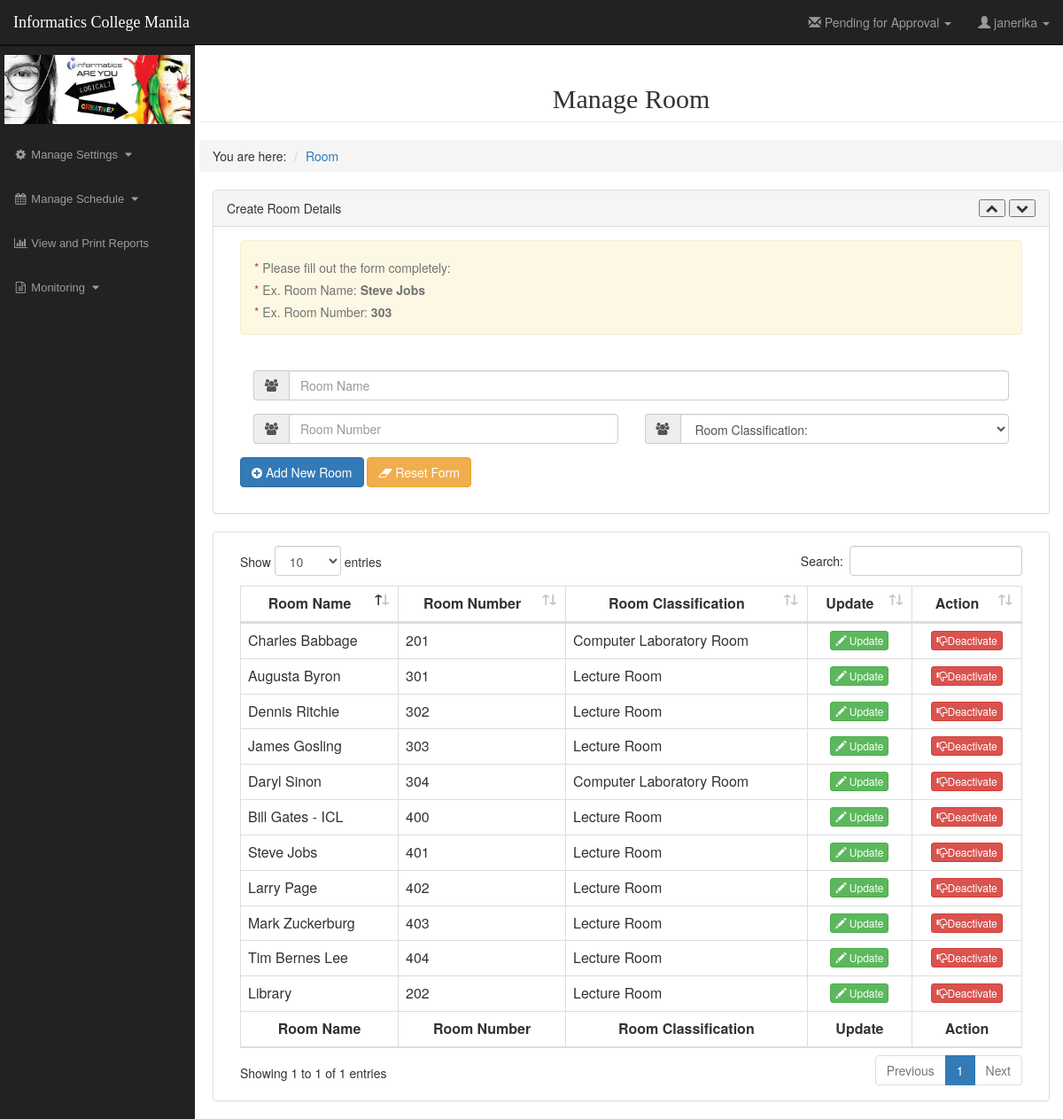
Screenshot of /room.php (signed in) with the database file from the repository.
### tables this page shows
CREATE TABLE `rooms` (
  `room_id` int(11) NOT NULL,
  `room_number` varchar(10) NOT NULL,
  `room_name` varchar(70) NOT NULL,
  `room_classification` int(11) NOT NULL,
  `room_status` varchar(10) NOT NULL
);

CREATE TABLE `room_class` (
  `room_class_id` int(11) NOT NULL,
  `room_class` varchar(50) NOT NULL
);

### room.php (the view, shortened to what this page needs)
<?php
require ("dashboard.php");
require('server/p_db_connection.php');
?>
<!DOCTYPE html>
<html>
<head>
<link href="bootstrap/datatables/dataTables.bootstrap4.css" rel="stylesheet">
</head>
<body>
      <div class="row">
        <div class="col-lg-12">
          <h2 class="page-header"> <center>Manage Room</center></h2>
        </div>
      </div>
      <ul class="breadcrumb">
          <li>You are here:</li>
          <li class="active" title="Room"><a href="room.php">Room</a></li>
      </ul>
          <div class="container-fluid">
          <div class="row">
          <div class="col-lg-12">
          <div class="panel panel-default">
            <div class="panel-heading" id="head-add"> Create Room Details
             <button class="fa fa-chevron-down col-md-0 pull-right" id="down"></button>
              <button class="fa fa-chevron-up col-md-0 pull-right" id="up"></button>
            </div>
            <div class="panel-body" id="body1">
            <div class="col-lg-12">
                <form action="server/p_add_room.php" method="POST" autocomplete="off" id="form">
                <div class="alert alert-warning">
                    <p class="help-block"><span class="text-danger" style="margin-right:5px, padding-bottom: 5px; ">*</span> Please fill out the form completely:</p>
                     <p class="help-block"><span class="text-danger" style="margin-right:5px, padding-bottom: 5px; ">*</span> Ex. Room Name: <b> Steve Jobs </b></p>
                      <p class="help-block"><span class="text-danger" style="margin-right:5px, padding-bottom: 5px; ">*</span> Ex. Room Number: <b> 303</b></p>
                </div>
                    <div class="form-group col-md-12">
                      <div class="input-group">
                        <span class="input-group-addon"><span class="fa fa-users"></span>
                        </span>
                        <input type="text" name="room_name" class="form-control" placeholder="Room Name" autofocus required>
                      </div>
                    </div>
                    <div class="form-group col-md-6">
                      <div class="input-group">
                        <span class="input-group-addon"><span class="fa fa-users"></span>
                        </span>
                        <input type="number" name="room_number" min="1" max="404" class="form-control" placeholder="Room Number" required>
                      </div>
                    </div>
                     <div class="form-group col-md-6">
                      <div class="input-group">
                        <span class="input-group-addon"><span class="fa fa-users"></span>
                        </span>
                        <select class="form-control" name="room_class" placeholder="Room Classification" type="text" required>
                          <option value=""> Room Classification:</option>
                        </select>
                      </div>
                    </div>
                    <button type="submit" class="btn btn-primary" name="submit" value='submit'><i class="fa fa-plus-circle"></i> Add New Room</button>
                    <button class="btn btn-warning" type="button" onclick="myFunction()"><i class="fa fa-eraser"></i> Reset Form</button>
        </form>
        </div>
        </div>
        </div>
        </div>
        </div>
        </div>
       <div class="container-fluid">
        <div class="panel panel-default">
        <div class="panel-header">
        <div class="panel-body">
        <div class="table-responsive">
          <table class="table table-bordered" id="dataTable" width="100%" cellspacing="0">
              <thead class="thead-inverse">
                <tr>
                    <th style="text-align: center;">Room Name</th>
                    <th style="text-align: center;">Room Number</th>
                    <th style="text-align: center;">Room Classification</th>
                    <th style="text-align: center;">Update</th>
                    <th style="text-align: center;">Action</th>
                </tr>
              </thead>
              <tfoot class="thead-inverse">
                <tr>
                    <th style="text-align: center;">Room Name</th>
                    <th style="text-align: center;">Room Number</th>
                    <th style="text-align: center;">Room Classification</th>
                    <th style="text-align: center;">Update</th>
                    <th style="text-align: center;">Action</th>
                </tr>
              </tfoot>
                <?php
                  $room_retrieve = 'SELECT * FROM rooms LEFT JOIN room_class as rc ON rooms.room_classification=rc.room_class_id';
                  $room_query = mysqli_query($conn, $room_retrieve);
                  if($room_query){
                    while ($room_result = mysqli_fetch_assoc($room_query)){
                ?>
              <tbody>
                <tr>
                  <?php if($room_result['room_status'] == "Activated") { ?>
                  <td><?php echo $room_result['room_name']; ?></td>
                  <td><?php echo $room_result['room_number']; ?></td>
                  <td><?php echo $room_result['room_class']; ?></td>
                  <td style="text-align: center;">
                    <button type="button" class="btn btn-success btn-xs" data-toggle="modal" data-target="#update<?php echo $room_result['room_id']; ?>" id="#edit">
                    <span class="glyphicon glyphicon-pencil"></span> Update</button>
                  </td>
                    <?php } ?>
                 <td style="text-align: center;">
                  <?php if($room_result['room_status'] != "Activated") { ?>
                            <button type="button" class="btn btn-primary btn-xs" id="<?php echo $room_result['room_id']; ?>" onclick="window.location.href='server/activate_account_room.php?status=Activated&roomid=<?php echo $room_result['room_id'] ?>'"><span class="glyphicon glyphicon-thumbs-up"></span>Activate</button>
                            <?php } else { ?>
                            <button type="button" class="btn btn-danger btn-xs" id="<?php echo $room_result['room_id']; ?>" onclick="window.location.href='server/activate_account_room.php?status=Deactivated&roomid=<?php echo $room_result['room_id'] ?>'"><span class="glyphicon glyphicon-thumbs-down"></span>Deactivate</button>
                            <?php } ?>
                </tr>
              </tbody>
              <?php
              }
              }
              ?>
            </div>
        </div>
        </div>
        </div>
</body>
</html>

### dashboard.php (shortened to what this page needs)
<!DOCTYPE html>
<html lang="en">
<head>
    <link rel="stylesheet" type="text/css" href="bootstrap/css/bootstrap.min.css">
    <link href="bootstrap/datatables/dataTables.bootstrap4.css" rel="stylesheet">
    <link rel="stylesheet" type="text/css" href="bootstrap/css/sb-admin.css">
    <link href="fa/css/font-awesome.min.css" rel="stylesheet" type="text/css">
</head>
<body>
<div id="wrapper">
        <nav class="navbar navbar-inverse navbar-fixed-top" role="navigation">
        <div class="navbar-header">
            <a class="navbar-brand">Informatics College Manila</a>
        </div>
        <ul class="nav navbar-right top-nav">
        <li class="dropdown">
                <a href="#" class="dropdown-toggle" data-toggle="dropdown"><i class="glyphicon glyphicon-envelope"></i> Pending for Approval  <b class="caret"></b></a>
        </li>
        <li class="dropdown">
            <a href="#Username" class="dropdown-toggle" data-toggle="dropdown"><i class="glyphicon glyphicon-user"></i> <?php echo $_SESSION['user_name'];?> <b class="caret"></b></a>
        </li>
        </ul>
        <div class="nav-side-menu collapse navbar-collapse navbar-ex1-collapse" id="accordion">
            <ul class="nav navbar-nav side-nav">
                <div class="profile-userpic"><img src="images/bg3.jpg" class="img-responsive">
                </div>
                <li>
                    <a href="#ManageSettings" data-toggle="collapse" data-parent="accordion" data-target="#1" id="manage"><i class="fa fa-fw fa-gear"></i> Manage Settings <i class="fa fa-fw fa-caret-down"></i></a>
                </li>
                <li>
                    <a href="#ManageSchedule" data-toggle="collapse" data-parent="accordion" data-target="#2"><i class="fa fa-fw fa-calendar"></i> Manage Schedule <i class="fa fa-fw fa-caret-down"></i></a>
                </li>
                <li>
                    <a href="view_reports_class.php" data-toggle="collapse" data-parent="accordion" data-target="#3"><i class="fa fa-fw fa-bar-chart"></i> View and Print Reports </a>
                </li>
                <li>
                    <a href="#Monitoring" data-toggle="collapse" data-parent="accordion" data-target="#4"><i class="fa fa-fw fa-file-text-o"></i> Monitoring <i class="fa fa-fw fa-caret-down"></i></a>
                </li>
            </ul>
        </div>
        </nav>
</body>
</html>

### dashboard.php (style rules this page uses)
body { background-color: white; }
a.navbar-brand { font-family: Georgia Extrabold; }
@media (min-width:768px) { .side-nav { position: fixed; top: 50px; left: 225px; width: 220px; border: none; border-radius: 0; border-top: 2px rgba(0,0,0,.5) solid; overflow-y: auto; bottom: 0; overflow-x: hidden; padding-bottom: 40px; color: white; } }
@media (min-width:768px) { .nav-side-menu { overflow: auto; font-family: arial; font-size: 13px; font-weight: 200; background-color: white; position: fixed; top: 0px; width: 300px; height: 100%; } }
.profile-userpic { margin-top: 10px; margin-bottom: 10px; margin-left: 5px; margin-right: 5px; }
.page-header { font-family: Georgia ExtraBold; margin-top: 25px; }

### rows the page displays
rooms: room_name "Charles Babbage", room_number "201", room_class.room_class "Computer Laboratory Room"
rooms: room_name "Augusta Byron", room_number "301", room_class.room_class "Lecture Room"
rooms: room_name "Dennis Ritchie", room_number "302", room_class.room_class "Lecture Room"
rooms: room_name "James Gosling", room_number "303", room_class.room_class "Lecture Room"
rooms: room_name "Daryl Sinon", room_number "304", room_class.room_class "Computer Laboratory Room"
rooms: room_name "Bill Gates - ICL", room_number "400", room_class.room_class "Lecture Room"
rooms: room_name "Steve Jobs", room_number "401", room_class.room_class "Lecture Room"
rooms: room_name "Larry Page", room_number "402", room_class.room_class "Lecture Room"
rooms: room_name "Mark Zuckerburg", room_number "403", room_class.room_class "Lecture Room"
rooms: room_name "Tim Bernes Lee", room_number "404", room_class.room_class "Lecture Room"
rooms: room_name "Library", room_number "202", room_class.room_class "Lecture Room"

### other values shown
$_SESSION['user_name'] "janerika"
